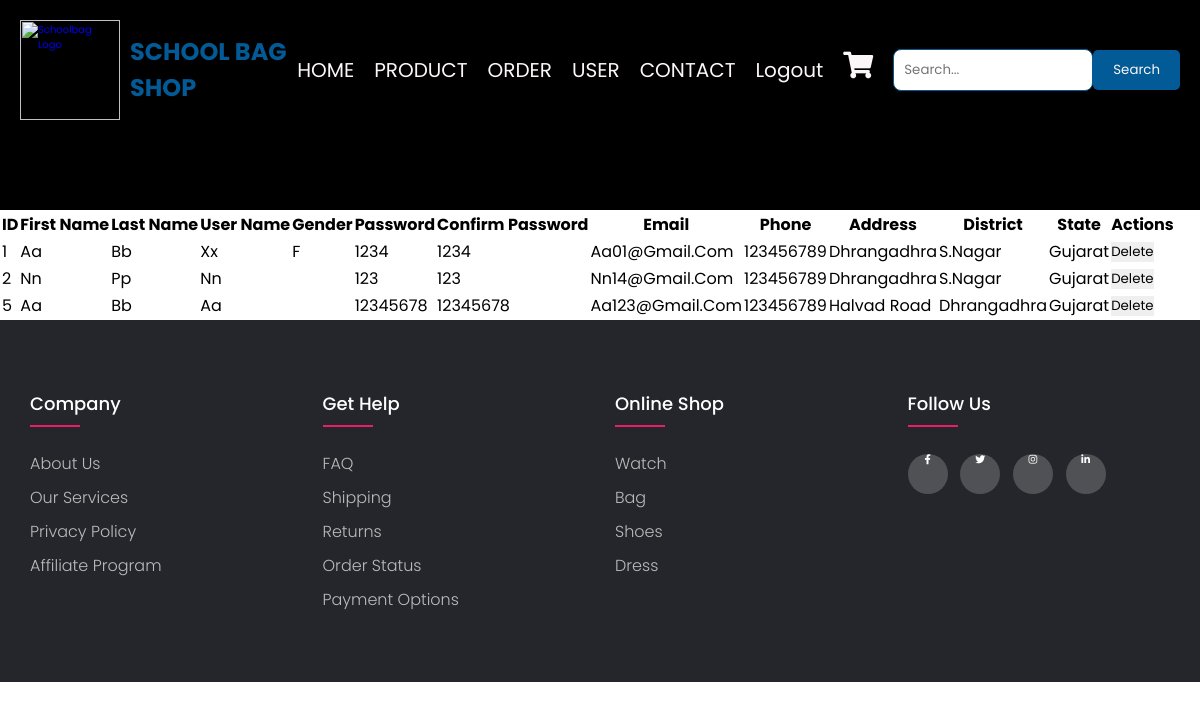
The page /manage_users.php (signed in) on the database its author committed.
### tables this page shows
CREATE TABLE `signup` (
  `id` int(50) NOT NULL,
  `fname` varchar(50) NOT NULL,
  `lname` varchar(50) NOT NULL,
  `uname` varchar(50) NOT NULL,
  `pswd` int(50) NOT NULL,
  `conpswd` int(50) NOT NULL,
  `email` varchar(50) NOT NULL,
  `phone` bigint(10) NOT NULL,
  `add` varchar(50) NOT NULL,
  `dist` varchar(50) NOT NULL,
  `state` varchar(50) NOT NULL,
  `gender` enum('m','f') NOT NULL
);

### manage_users.php (the view, shortened to what this page needs)
<?php
include 'connection.php';
include 'header2.php';
$stmt = $pdo->prepare("SELECT * FROM signup");
$stmt->execute();
$users = $stmt->get_result();
?>
<!DOCTYPE html>
<html lang="en">
<head>
    <link rel="stylesheet" href="style.css">
</head>
<body>
<header>
    <h1>Manage Users</h1>
</header>
<table>
    <thead>
        <tr>
            <th>ID</th>
            <th>First Name</th>
			<th>Last Name</th>
			<th>User Name</th>
			<th>Gender</th>
			<th>Password</th>
			<th>Confirm Password</th>
            <th>Email</th>
			<th>Phone</th>
			<th>Address</th>
			<th>District</th>
			<th>State</th>
            <th>Actions</th>
        </tr>
    </thead>
    <tbody>
        <?php foreach ($users as $user): ?>
            <tr>
                <td><?php echo $user['id']; ?></td>
                <td><?php echo htmlspecialchars($user['fname']); ?></td>
                <td><?php echo htmlspecialchars($user['lname']); ?></td>
				 <td><?php echo htmlspecialchars($user['uname']); ?></td>
				  <td><?php echo htmlspecialchars($user['gender']); ?></td>
				  <td><?php echo htmlspecialchars($user['pswd']); ?></td>
				   <td><?php echo htmlspecialchars($user['conpswd']); ?></td>
				    <td><?php echo htmlspecialchars($user['email']); ?></td>
					 <td><?php echo htmlspecialchars($user['phone']); ?></td>
					  <td><?php echo htmlspecialchars($user['add']); ?></td>
					   <td><?php echo htmlspecialchars($user['dist']); ?></td>
					    <td><?php echo htmlspecialchars($user['state']); ?></td>
                <td>
                    <form method="POST" style="display:inline;">
                        <input type="submit" name="delete_user" value="Delete" onclick="return confirm('Are you sure you want to delete this user?');">
                    </form>
                </td>
            </tr>
        <?php endforeach; ?>
    </tbody>
</table>
</body>
</html>
<?php
    include 'footer.php';
?>

### header1.css (style rules this page uses)
header { background-color:black; padding: 20px; display: flex; justify-content: space-between; align-items: center; }

### style.css (style rules this page uses)
* { font-family: 'poppins',sans-serif; margin: 0; padding: 0; box-sizing: border-box; outline: none; border: none; text-decoration: none; text-transform: capitalize; }
html { font-size: 62.5%; overflow-x: hidden; }

### footer.css (style rules this page uses)
body { line-height: 1.5; font-family: 'poppins',sans-serif; }
* { margin: 0; padding: 0; box-sizing: border-box; }

### rows shown on the page
signup: id "1", fname "Aa", lname "Bb", uname "Xx", gender "F", pswd "1234", conpswd "1234", email "Aa01@gmail.com", phone "123456789", add "Dhrangadhra", dist "S.nagar", state "Gujarat"
signup: id "2", fname "Nn", lname "Pp", uname "Nn", pswd "123", conpswd "123", email "Nn14@gmail.com", phone "123456789", add "Dhrangadhra", dist "S.nagar", state "Gujarat"
signup: id "5", fname "Aa", lname "Bb", uname "Aa", pswd "12345678", conpswd "12345678", email "Aa123@gmail.com", phone "123456789", add "Halvad Road", dist "Dhrangadhra", state "Gujarat"
